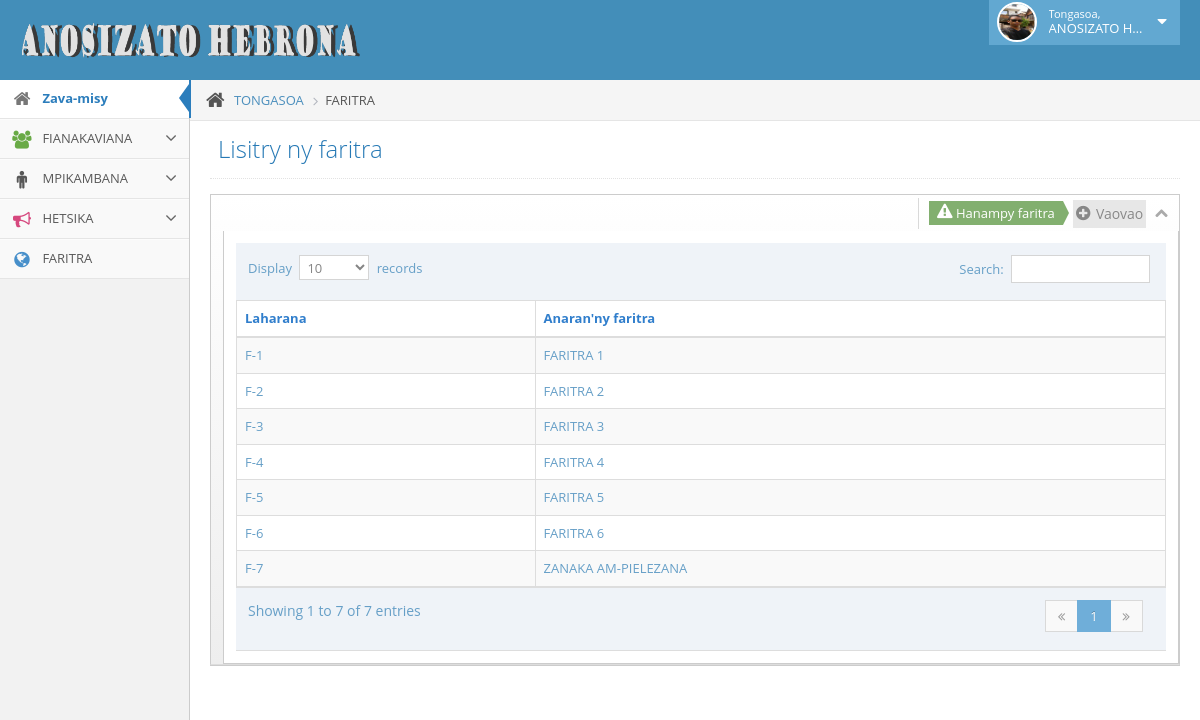
/SRCS/FANISANA/views/faritra.php, run on the app's committed database.
### tables this page shows
CREATE TABLE `quartier` (
  `IdQuartier` int(11) NOT NULL AUTO_INCREMENT,
  `LibelleQuartier` varchar(25) DEFAULT NULL,
  PRIMARY KEY (`IdQuartier`)
);

### SRCS/FANISANA/models/Quartier.php (called while the page is built, shortened)
<?php
class Quartier {
    private $IdQuartier;
    private $LibelleQuartier;
    function __construct($IdQuartier, $LibelleQuartier)
    {
        $this->IdQuartier = $IdQuartier;
        $this->LibelleQuartier = $LibelleQuartier;
    }
    public function getIdQuartier()
    {
        return $this->IdQuartier;
    }
    public function getLibelleQuartier()
    {
        return $this->LibelleQuartier;
    }
    static function LoadQuartier(\PDO $pdo){
        try {
            $statement = $pdo->prepare('SELECT * FROM quartier');
            $statement->execute();
            $quartier = array();
            $i = 0;
            while ($table = $statement->fetch(\PDO::FETCH_ASSOC)){
                $quartier[$i] = new Quartier($table['IdQuartier'],$table['LibelleQuartier']);
                $i++;
            }
            return $quartier;
        }catch (\Exception $ex){
        }
    }
}

### SRCS/FANISANA/controllers/QuartierController.php (called while the page is built, shortened)
<?php
include_once '../models/Quartier.php';
class QuartierController {
        static function LoadAllQuartier(){
            $pdo = \App\Config::getInstance()->getPdo();
            $list = \models\Quartier::LoadQuartier($pdo);
            return $list;
        }
}

### SRCS/FANISANA/views/faritra.php (the view, shortened to what this page needs)
<?php
require(dirname(__DIR__).'\controllers\QuartierController.php');
$list = \controllers\QuartierController::LoadAllQuartier();
include_once "header.php";?>
    <div class="main-content">
        <div class="breadcrumbs" id="breadcrumbs">
            <ul class="breadcrumb">
                <li>
                    <i class="icon-home home-icon"></i>
                    <a href="index.php">TONGASOA</a>
                </li>
                <li class="active">FARITRA</li>
            </ul>
        </div>
        <div class="page-content">
            <div class="page-header">
                <a href="new_staff.php">
                    <h1>
                        Lisitry ny faritra
                    </h1>
                </a>
            </div>
            <div class="row">
                <div class="col-xs-12">
                    <div class="row">
                        <div class="col-xs-12 col-sm-12">
                            <div class="widget-box">
                                <div class="widget-header">
                                    <h4>&nbsp;&nbsp;&nbsp;</h4>
                                    <div class="widget-toolbar">
                                        <span class="label label-lg label-success arrowed-right">
                                                            <i class="icon-warning-sign bigger-120"></i>
                                                            Hanampy faritra
                                        </span>
                                        <a target="_blank" href="#" class="btn btn-xs btn-light">
                                            <i class="icon-plus-sign bigger-120"></i>
                                            Vaovao
                                        </a>&nbsp;
                                        <a href="#" data-action="collapse">
                                            <i class="icon-chevron-up"></i>
                                        </a>
                                    </div>
                                    <div class="widget-body">
                                        <div class="widget-main">
                                            <?php if(isset($list) && !empty($list)) : ?>
                                            <div class="table-responsive">
                                                <table id="table_liste" class="table table-striped table-bordered table-hover">
                                                    <thead>
                                                    <tr>
                                                        <th>Laharana</th>
                                                        <th>Anaran'ny faritra</th>
                                                    </tr>
                                                    <tbody>
                                                    <?php foreach ($list as $l) : ?>
                                                        <tr>
                                                            <td>F-<?php echo $l->getIdQuartier(); ?></td>
                                                            <td><?php echo $l->getLibelleQuartier(); ?></td>
                                                        </tr>
                                                    <?php endforeach;?>
                                                    </tbody>
                                                    </thead>
                                                </table>
                                            </div>
                                            <?php endif ?>
                                        </div>
                                    </div>
                                </div>
                            </div>
                        </div>
                    </div>
                </div>
            </div>
        </div>
    </div>
<?php include_once "footer.php"; ?>

### data on the page
quartier: IdQuartier "1", LibelleQuartier "FARITRA 1"
quartier: IdQuartier "2", LibelleQuartier "FARITRA 2"
quartier: IdQuartier "3", LibelleQuartier "FARITRA 3"
quartier: IdQuartier "4", LibelleQuartier "FARITRA 4"
quartier: IdQuartier "5", LibelleQuartier "FARITRA 5"
quartier: IdQuartier "6", LibelleQuartier "FARITRA 6"
quartier: IdQuartier "7", LibelleQuartier "ZANAKA AM-PIELEZANA"
